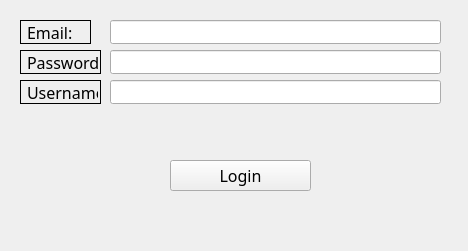
<?xml version="1.0" encoding="UTF-8"?>
<ui version="4.0">
 <class>MainWindow</class>
 <widget class="QMainWindow" name="MainWindow">
  <property name="geometry">
   <rect>
    <x>0</x>
    <y>0</y>
    <width>468</width>
    <height>251</height>
   </rect>
  </property>
  <property name="windowTitle">
   <string>MainWindow</string>
  </property>
  <widget class="QWidget" name="centralwidget">
   <widget class="QLineEdit" name="email">
    <property name="geometry">
     <rect>
      <x>110</x>
      <y>20</y>
      <width>331</width>
      <height>24</height>
     </rect>
    </property>
    <property name="font">
     <font>
      <family>新細明體</family>
      <pointsize>12</pointsize>
     </font>
    </property>
    <property name="text">
     <string/>
    </property>
   </widget>
   <widget class="QLabel" name="label_2">
    <property name="geometry">
     <rect>
      <x>20</x>
      <y>20</y>
      <width>71</width>
      <height>24</height>
     </rect>
    </property>
    <property name="font">
     <font>
      <family>新細明體</family>
      <pointsize>12</pointsize>
     </font>
    </property>
    <property name="contextMenuPolicy">
     <enum>Qt::PreventContextMenu</enum>
    </property>
    <property name="styleSheet">
     <string notr="true">QLabel {
    border: 1px solid black; /* 邊框粗細與顏色 */
    padding: 2px;           /* 內邊距 */
}</string>
    </property>
    <property name="text">
     <string>Email:</string>
    </property>
    <property name="scaledContents">
     <bool>false</bool>
    </property>
   </widget>
   <widget class="QLineEdit" name="password">
    <property name="geometry">
     <rect>
      <x>110</x>
      <y>50</y>
      <width>331</width>
      <height>24</height>
     </rect>
    </property>
    <property name="font">
     <font>
      <family>新細明體</family>
      <pointsize>12</pointsize>
     </font>
    </property>
    <property name="text">
     <string/>
    </property>
   </widget>
   <widget class="QLabel" name="label_4">
    <property name="geometry">
     <rect>
      <x>20</x>
      <y>50</y>
      <width>81</width>
      <height>24</height>
     </rect>
    </property>
    <property name="font">
     <font>
      <family>新細明體</family>
      <pointsize>12</pointsize>
     </font>
    </property>
    <property name="contextMenuPolicy">
     <enum>Qt::PreventContextMenu</enum>
    </property>
    <property name="styleSheet">
     <string notr="true">QLabel {
    border: 1px solid black; /* 邊框粗細與顏色 */
    padding: 2px;           /* 內邊距 */
}</string>
    </property>
    <property name="text">
     <string>Password:</string>
    </property>
    <property name="scaledContents">
     <bool>false</bool>
    </property>
   </widget>
   <widget class="QLabel" name="label_5">
    <property name="geometry">
     <rect>
      <x>20</x>
      <y>80</y>
      <width>81</width>
      <height>24</height>
     </rect>
    </property>
    <property name="font">
     <font>
      <family>新細明體</family>
      <pointsize>12</pointsize>
     </font>
    </property>
    <property name="contextMenuPolicy">
     <enum>Qt::PreventContextMenu</enum>
    </property>
    <property name="styleSheet">
     <string notr="true">QLabel {
    border: 1px solid black; /* 邊框粗細與顏色 */
    padding: 2px;           /* 內邊距 */
}</string>
    </property>
    <property name="text">
     <string>Username:</string>
    </property>
    <property name="scaledContents">
     <bool>false</bool>
    </property>
   </widget>
   <widget class="QLineEdit" name="full_name">
    <property name="geometry">
     <rect>
      <x>110</x>
      <y>80</y>
      <width>331</width>
      <height>24</height>
     </rect>
    </property>
    <property name="font">
     <font>
      <family>新細明體</family>
      <pointsize>12</pointsize>
     </font>
    </property>
    <property name="text">
     <string/>
    </property>
   </widget>
   <widget class="QPushButton" name="login">
    <property name="geometry">
     <rect>
      <x>170</x>
      <y>160</y>
      <width>141</width>
      <height>31</height>
     </rect>
    </property>
    <property name="font">
     <font>
      <family>新細明體</family>
      <pointsize>12</pointsize>
     </font>
    </property>
    <property name="text">
     <string>Login</string>
    </property>
   </widget>
  </widget>
  <widget class="QMenuBar" name="menubar">
   <property name="geometry">
    <rect>
     <x>0</x>
     <y>0</y>
     <width>468</width>
     <height>21</height>
    </rect>
   </property>
  </widget>
 </widget>
 <tabstops>
  <tabstop>email</tabstop>
  <tabstop>password</tabstop>
  <tabstop>full_name</tabstop>
 </tabstops>
 <resources/>
 <connections/>
</ui>
